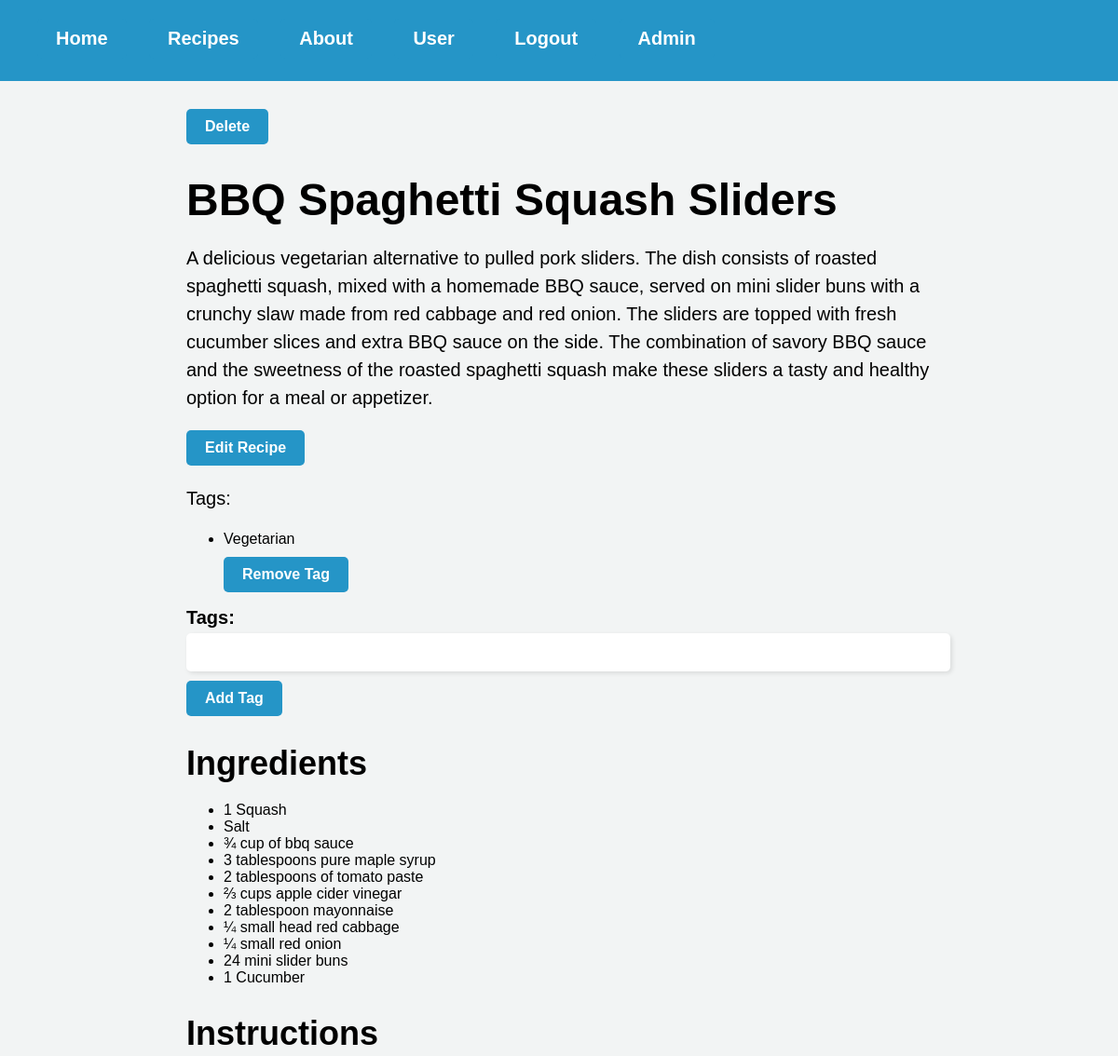
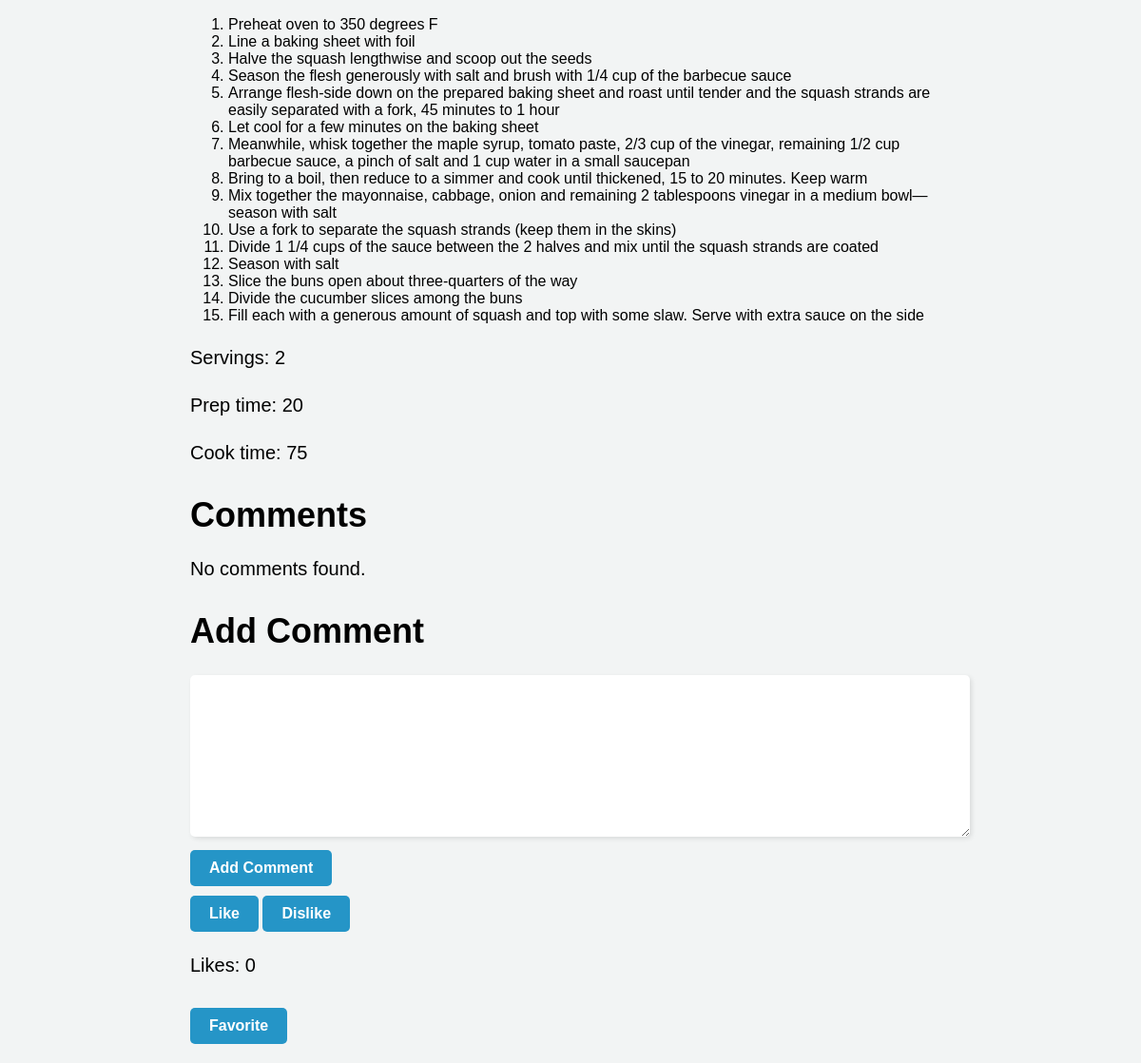
Page /recipe/1 (signed in) on the committed database (2 pictures, top to bottom).
### website/models.py (models this page shows)
class Recipe(db.Model):
    id = db.Column(db.Integer, primary_key=True)
    user_id = db.Column(db.Integer, db.ForeignKey('user.id'), nullable=False)
    title = db.Column(db.String(128), nullable=False)
    description = db.Column(db.String(512), nullable=False)
    servings = db.Column(db.Integer, nullable=False)
    prep_time = db.Column(db.Integer, nullable=False)
    cook_time = db.Column(db.Integer, nullable=False)
    ingredients = db.relationship('Ingredient', backref='recipe', lazy=True, cascade='all, delete')
    instructions = db.relationship('Instruction', backref='recipe', lazy=True, cascade='all, delete')
    tags = db.relationship('Tags', backref='recipe', lazy=True, cascade='all, delete')
    comments = db.relationship('Comments', backref='recipe', lazy=True, cascade='all, delete-orphan')
    likes = db.Column(db.Integer, default=0)

class Tags(db.Model):
    id = db.Column(db.Integer, primary_key=True)
    text = db.Column(db.String(64))
    recipe_id = db.Column(db.Integer, db.ForeignKey(
        'recipe.id', ondelete='cascade'), nullable=False)

class Ingredient(db.Model):
    id = db.Column(db.Integer, primary_key=True)
    text = db.Column(db.String(256), nullable=False)
    recipe_id = db.Column(db.Integer, db.ForeignKey(
        'recipe.id', ondelete='cascade'), nullable=False)

class Instruction(db.Model):
    id = db.Column(db.Integer, primary_key=True)
    text = db.Column(db.String(1024), nullable=False)
    recipe_id = db.Column(db.Integer, db.ForeignKey(
        'recipe.id', ondelete='cascade'), nullable=False)

### website/views.py (the view)
@views.route('/recipe/<int:recipe_id>', methods=['GET', 'POST'])
@login_required
def recipe(recipe_id):
    recipe = Recipe.query.get_or_404(recipe_id)
    tag_form = TagForm()
    return render_template("recipe.html", recipe=recipe, user=current_user, tag_form=tag_form)

### website/forms.py
class TagForm(FlaskForm):
    tags = StringField('Tags', validators=[DataRequired(), Length(max=50)])
    recipe_id = HiddenField('Recipe ID')
    submit_add = SubmitField('Add Tag')
    submit_remove = SubmitField('Remove Tag')

### website/__init__.py (called while the page is built)
def create_app():
    app = Flask(__name__)
    app.config['SECRET_KEY'] = 'hjshjhdjah kjshkjdhjs'
    app.config['SQLALCHEMY_DATABASE_URI'] = f'sqlite:///{DB_NAME}'
    db.init_app(app)
    from .views import views
    from .auth import auth
    app.register_blueprint(views, url_prefix='/')
    app.register_blueprint(auth, url_prefix='/')
    from .models import User
    with app.app_context():
        db.create_all()
    login_manager = LoginManager()
    login_manager.login_view = 'auth.login'
    login_manager.init_app(app)
    @login_manager.user_loader
    def load_user(id):
        return User.query.get(int(id))
    return app

### website/templates/recipe.html (shortened to what this page needs)
{% extends "base.html" %}
{% block content %}
<link rel="stylesheet" type="text/css" href="{{ url_for('static', filename='recipe.css') }}">
{% if user.is_authenticated and (user.email == 'admin@platepal.com' or recipe.user_id == current_user.id) %}
<form action="{{ url_for('views.delete_recipe', recipe_id=recipe.id) }}" method="POST">
    <button type="submit">Delete</button>
</form>
{% endif %}
<h1>{{ recipe.title }}</h1>
<p>{{ recipe.description }}</p>
{% if current_user == recipe.user %}
<a href="{{ url_for('views.editRecipe', recipe_id=recipe.id) }}">Edit Recipe</a>
{% endif %}
{% if recipe.tags %}
<p>Tags:</p>
<ul>
    {% for tag in recipe.tags %}
    <li>{{ tag.text }}
        {% if user.is_authenticated and user.email == 'admin@platepal.com' %}
        <form action="{{ url_for('views.remove_tag', recipe_id=recipe.id, tag_id=tag.id) }}" method="POST">
            {{ tag_form.submit_remove() }}
        </form>
        {% endif %}
    </li>
    {% endfor %}
</ul>
{% endif %}
{% if user.is_authenticated and user.email == 'admin@platepal.com' %}
<form action="{{ url_for('views.add_tag', recipe_id=recipe.id) }}" method="POST">
    <label for="{{ tag_form.tags.id }}">Tags:</label>
    {{ tag_form.tags }} {{ tag_form.submit_add }}
</form>
{% endif %}
<h2>Ingredients</h2>
{% if recipe.ingredients %}
<ul>
    {% for ingredient in recipe.ingredients %}
    <li>{{ ingredient.text }}</li>
    {% endfor %}
</ul>
{% else %}
<p>No ingredients found.</p>
{% endif %}
<h2>Instructions</h2>
{% if recipe.instructions %}
<ol>
    {% for instruction in recipe.instructions %}
    <li>{{ instruction.text }}</li>
    {% endfor %}
</ol>
{% else %}
<p>No instructions found.</p>
{% endif %}
<p>Servings: {{ recipe.servings }}</p>
<p>Prep time: {{ recipe.prep_time }}</p>
<p>Cook time: {{ recipe.cook_time }}</p>
<h2>Comments</h2>
{% if recipe.comments %}
<ul>
    {% for comment in recipe.comments %}
    <li>
        <div>
            <p><strong>{{ comment.user.first_name }}</strong>: {{ comment.text }}</p>
            {% if current_user == (comment.user or user.email == 'admin@platepal.com') %}
            <form method="POST"
                action="{{ url_for('views.deleteComment', recipe_id=recipe.id, comment_id=comment.id) }}">
                <button type="submit">Delete</button>
            </form>
            {% endif %}
        </div>
    </li>
    {% endfor %}
</ul>
{% else %}
<p>No comments found.</p>
{% endif %}
<h2>Add Comment</h2>
<form method="POST" action="{{ url_for('views.addComment', recipe_id=recipe.id, user_id=current_user.id) }}">
    <textarea name="comment_text" required></textarea>
    <br>
    <input type="submit" value="Add Comment">
</form>
<form action="{{ url_for('views.likeRecipe', recipe_id=recipe.id) }}" method="POST">
    <button type="submit" name="like" value="like">Like</button>
    <button type="submit" name="like" value="dislike">Dislike</button>
</form>
<p>Likes: {{ recipe.likes }}</p>
{% if current_user.is_authenticated %}
<form action="{{ url_for('views.favorite_recipe', recipe_id=recipe.id) }}" method="POST">
    {% if recipe in current_user.favorites %}
    <button type="submit" name="favorite" value="unfavorite">Unfavorite</button>
    {% else %}
    <button type="submit" name="favorite" value="favorite">Favorite</button>
    {% endif %}
</form>
{% endif %}
{% endblock %}

### website/static/recipe.css (style rules this page uses)
body { background-color: #F2F4F4; font-family: Arial, sans-serif; margin: 0; padding: 0; }
a { background-color: #2595C7; border-radius: 5px; color: white; display: inline-block; font-size: 16px; font-weight: bold; padding: 10px 20px; text-align: center; text-decoration: none; transition: background-color 0.3s ease-in-out; }
.container h1 { font-size: 48px; margin-bottom: 20px; }
.container p { font-size: 20px; line-height: 1.5; margin-bottom: 20px; }
.container h2 { font-size: 36px; margin-bottom: 20px; }
.container label { font-size: 20px; font-weight: bold; }
.container input[type=text], .container input[type=number], .container textarea { width: 100%; padding: 10px; border: none; border-radius: 5px; box-shadow: 2px 2px 5px rgba(0, 0, 0, 0.1); font-size: 18px; margin-top: 5px; }
.container textarea { height: 150px; }
.container button[type=button], .container input[type=submit] { padding: 10px 20px; border: none; border-radius: 5px; background-color: #2595C7; color: #FFFFFF; font-size: 20px; cursor: pointer; transition: all 0.3s ease-in-out; }
.container button[type=button], .container input[type=submit], .container button[type=submit] { padding: 10px 20px; border: none; border-radius: 5px; background-color: #2595C7; color: white; font-size: 16px; font-weight: bold; text-align: center; text-decoration: none; transition: background-color 0.3s ease-in-out; cursor: pointer; margin-top: 10px; }

### rows in the picture
Recipe: title "BBQ Spaghetti Squash Sliders", description "A delicious vegetarian alternative to pulled pork sliders. The dish consists of roasted spaghetti squash, mixed with a homemade BBQ sauce, served on mini slider buns with a crunchy slaw made from red cabbage and red onion. The sliders are topped with fresh cucumber slices and extra BBQ sauce on the side. The combination of savory BBQ sauce and the sweetness of the roasted spaghetti squash make these sliders a tasty and healthy option for a meal or appetizer.", servings "2", prep_time "20", cook_time "75", likes "0"
Tags: text "Vegetarian"
Ingredient: text "1 Squash"
Ingredient: text "Salt"
Ingredient: text "¾ cup of bbq sauce"
Ingredient: text "3 tablespoons pure maple syrup"
Ingredient: text "2 tablespoons of tomato paste"
Ingredient: text "⅔ cups apple cider vinegar"
Ingredient: text "2 tablespoon mayonnaise"
Ingredient: text "¼ small head red cabbage"
Ingredient: text "¼ small red onion"
Ingredient: text "24 mini slider buns"
Ingredient: text "1 Cucumber"
Instruction: text "Preheat oven to 350 degrees F"
Instruction: text "Line a baking sheet with foil"
Instruction: text "Halve the squash lengthwise and scoop out the seeds"
Instruction: text "Season the flesh generously with salt and brush with 1/4 cup of the barbecue sauce"
Instruction: text "Arrange flesh-side down on the prepared baking sheet and roast until tender and the squash strands are easily separated with a fork, 45 minutes to 1 hour"
Instruction: text "Let cool for a few minutes on the baking sheet"
Instruction: text "Meanwhile, whisk together the maple syrup, tomato paste, 2/3 cup of the vinegar, remaining 1/2 cup barbecue sauce, a pinch of salt and 1 cup water in a small saucepan"
Instruction: text "Bring to a boil, then reduce to a simmer and cook until thickened, 15 to 20 minutes. Keep warm"
Instruction: text "Mix together the mayonnaise, cabbage, onion and remaining 2 tablespoons vinegar in a medium bowl—season with salt"
Instruction: text "Use a fork to separate the squash strands (keep them in the skins)"
Instruction: text "Divide 1 1/4 cups of the sauce between the 2 halves and mix until the squash strands are coated"
Instruction: text "Season with salt"
Instruction: text "Slice the buns open about three-quarters of the way"
Instruction: text "Divide the cucumber slices among the buns"
Instruction: text "Fill each with a generous amount of squash and top with some slaw. Serve with extra sauce on the side"
